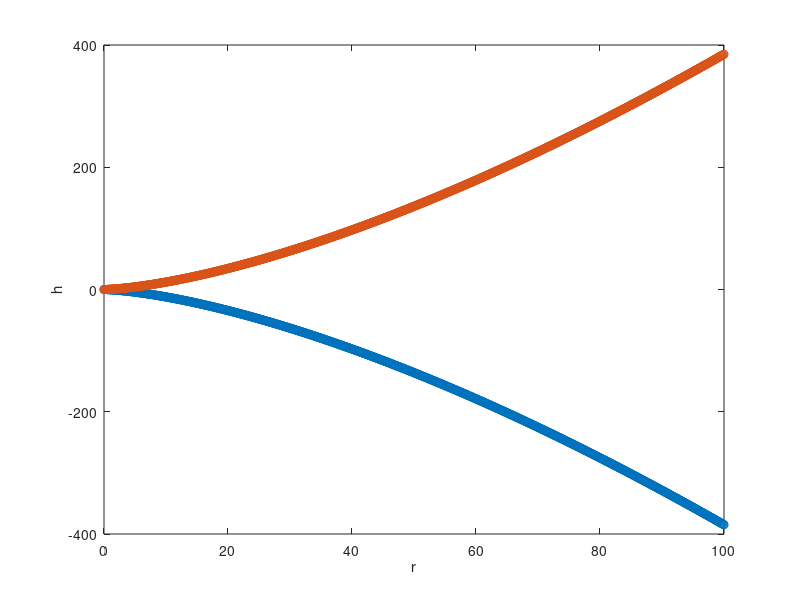

Recreate this plot in MATLAB.
r = linspace(0,100,1000);
h1 = -2/3*r.*sqrt(r./3);
h2 = 2/3*r.*sqrt(r./3);
fig = figure('Name', 'Plot for w=0', 'NumberTitle', 'off');
plot(r, h1,'-o',r,h2,'-o');
hold on                             % Plot additional information
hold off                            % Stop adding plotted data
xlabel('r');
ylabel('h');
saveas(fig, 'Basic_Bifurcation.png');